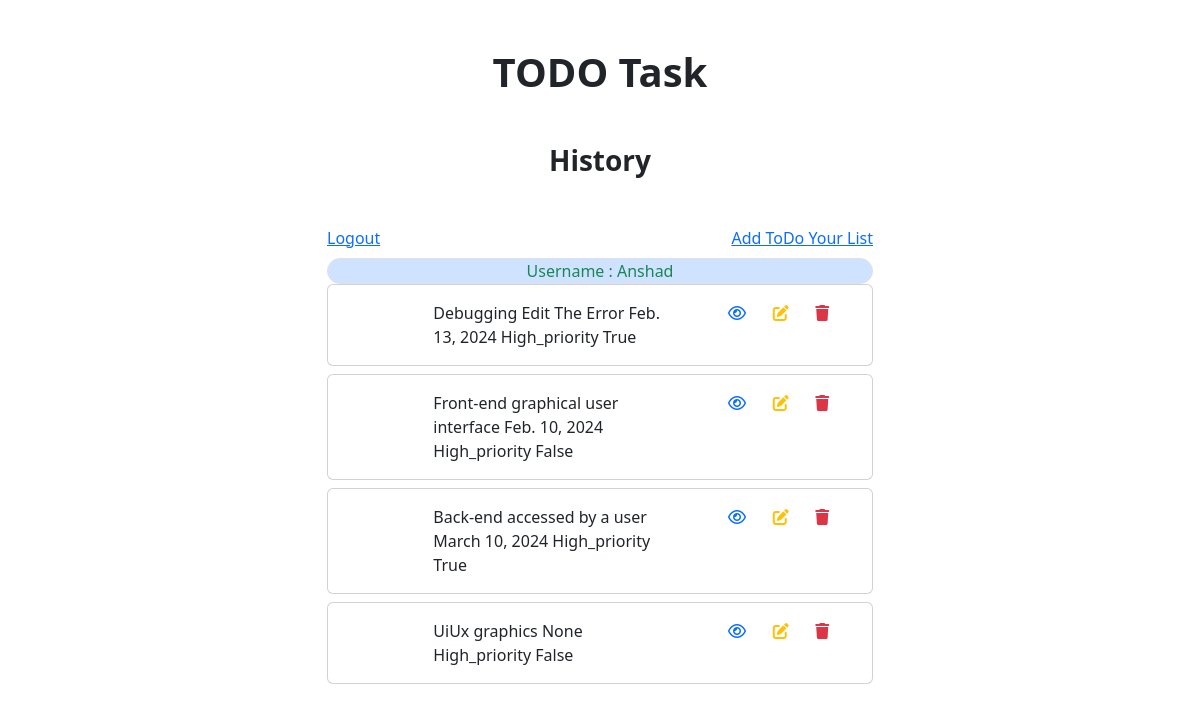
Screenshot of /tasks/all/ (signed in) with the database file from the repository.
### myapp/models.py (models this page shows, shortened)
class Task(models.Model):
    user=models.ForeignKey(User,on_delete=models.CASCADE)
    title= models.CharField(max_length=200,unique=True)
    description= models.CharField(max_length=1000)
    priority_choices=[
        ('Low_priority','Low_priority'),
        ('Medium_priority','Medium_priority'),
        ('High_priority','High_priority')
    ]
    priority=models.CharField(max_length=200,choices=priority_choices,default='High_priority')
    due_date=models.DateField(null=True,blank=True)
    created_date=models.DateTimeField(auto_now_add=True,blank=True)
    completed=models.BooleanField(default=False)

### myapp/views.py (the view)
# urls.py: path("tasks/all/",views.TaskListView.as_view(),name="task-list"),
@method_decorator(signin_required,name="dispatch")
class TaskListView(View):
    def get(self,request,*args,**kwargs):
        qs=Task.objects.filter(user=request.user)
        return render(request,"task_list.html",{"data":qs})

### myapp/views.py (called while the page is built)
def signin_required(fn):
    def wrapper(request,*args,**kwargs):
        if not request.user.is_authenticated:
            messages.error(request,"invalid session")
            return redirect("signin")
        else:
            return fn(request,*args,**kwargs)
    return wrapper

### myapp/templates/task_list.html (shortened to what this page needs)
<!DOCTYPE html>
<html lang="en">
<head>
    <link href="https://cdn.jsdelivr.net/npm/bootstrap@5.3.2/dist/css/bootstrap.min.css" rel="stylesheet">
    <link rel="stylesheet" href="https://cdnjs.cloudflare.com/ajax/libs/font-awesome/6.5.1/css/all.min.css" />
</head>
<body>
    <h1 class="text-center fw-bolder mt-5">TODO Task</h1>
    <div class="container">
        <div class="row mt-5">
            <div class="col-3"></div>
            <div class="col-6">
                <h3 class="fw-bold text-center">History</h3>
                <div class="d-flex justify-content-between mt-5">
                    <a href="{%url 'signout'%}">Logout</a>
                    <a href="{%url 'task-add'%}">Add ToDo Your List</a>
                </div>
                <div class="text-center mt-2 text-success border rounded-pill bg-primary-subtle">
                   Username : {{request.user}}
                </div>
               {%for t in data%}
               <div class="card mb-2">
                <div class="card-body">
                   <div class="row">
                    <div class="col-2"></div>
                    <div class="col-6 d-flex justify-content-center">
                        {{t.title}}
                        {{t.description}}
                        {{t.due_date}}
                        {{t.priority}}
                        {{t.completed}}
                    </div>
                    <div class="col-4 d-flex justify-content-evenly">
                            <a href="{%url 'task-detail' t.id%}"><i class="fa-regular fa-eye fa-1x"></i></a>
                            <a href="{%url 'task-edit' t.id%}"><i class="fa-solid fa-pen-to-square fa-1x text-warning"></i></a>
                            <a href="{%url 'task-delete' t.id%}"><i class="fa-solid fa-trash fa-1x text-danger"></i></a>
                    </div>
                   </div>
                </div>
              </div>
               {%endfor%}
            </div>
            <div class="col-3"></div>
        </div>
    </div>
</body>
</html>

### rows the page displays
Task: title "Debugging", description "Edit The Error", due_date "Feb. 13, 2024", priority "High_priority", completed "True"
Task: title "Front-end", description "graphical user interface", due_date "Feb. 10, 2024", priority "High_priority", completed "False"
Task: title "Back-end", description "accessed by a user", due_date "March 10, 2024", priority "High_priority", completed "True"
Task: title "UiUx", description "graphics", due_date "None", priority "High_priority", completed "False"

### other values shown
{{ request.user }} "Anshad"
